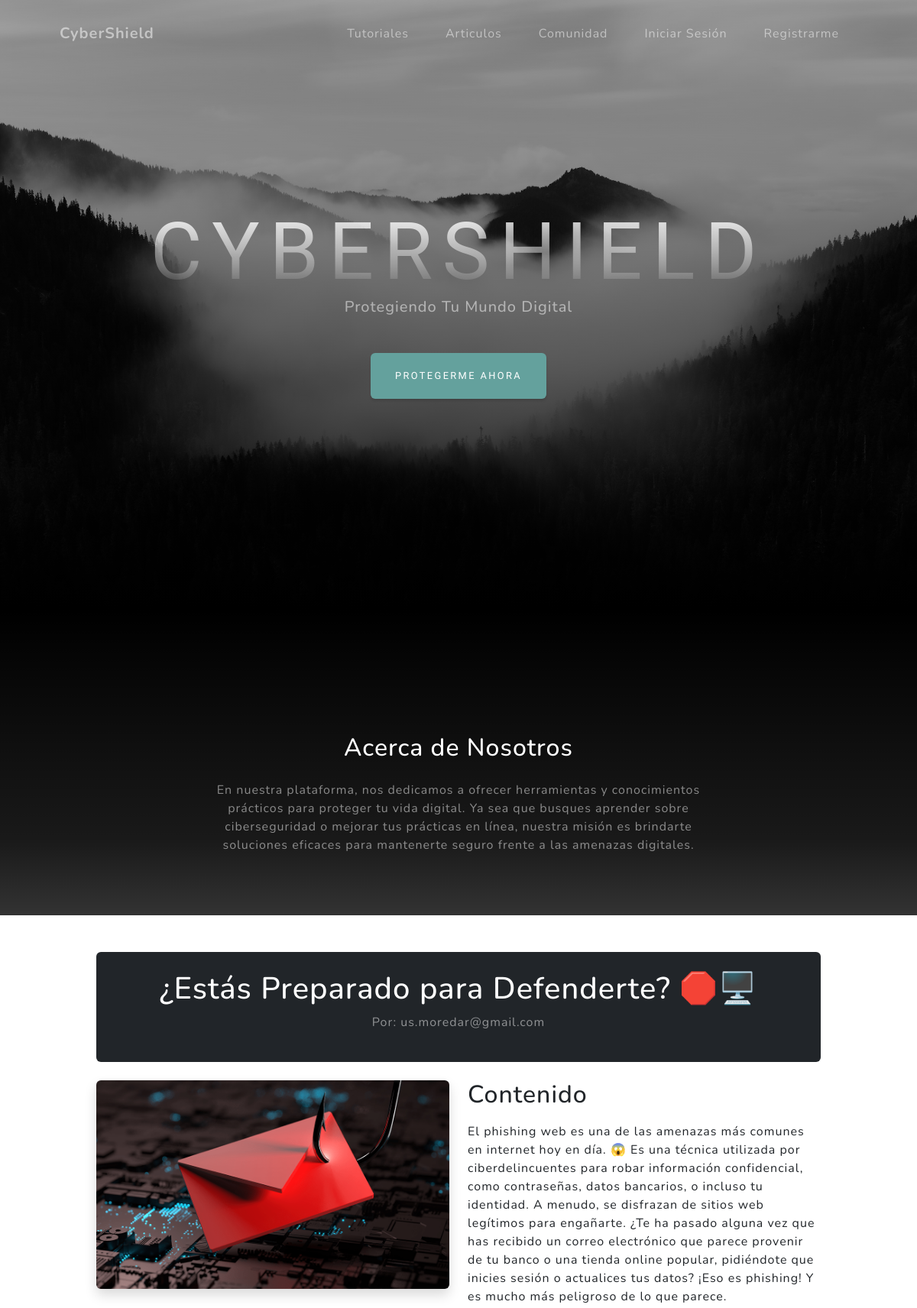
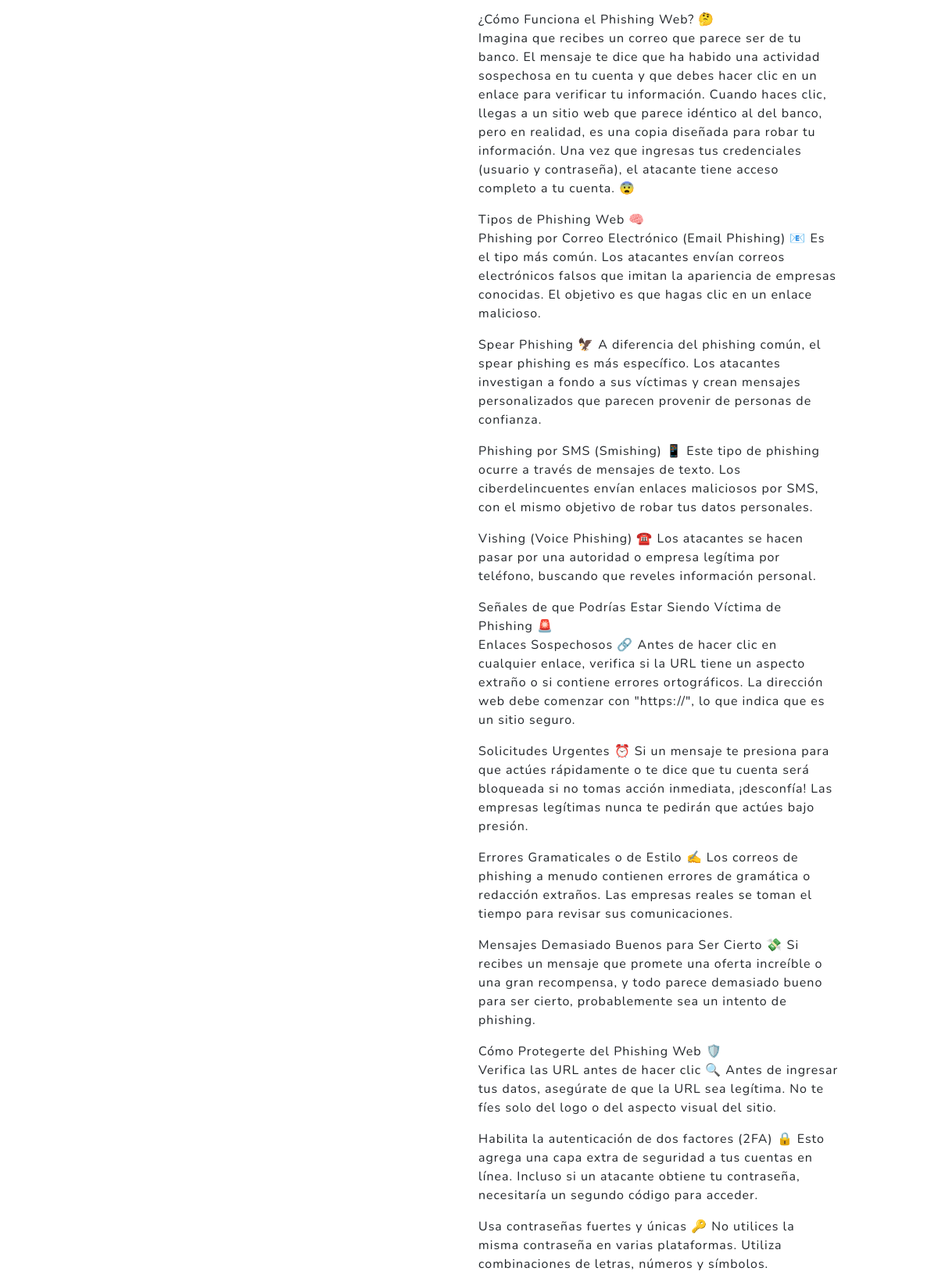
The page /articulos/5/ (upper part) on the database its author committed (2 pictures, top to bottom).
### AppGero/models.py (models this page shows, shortened)
class Articulo(models.Model):
    titulo = models.CharField(max_length=200)
    contenido = models.TextField()
    autor = models.ForeignKey(User, on_delete=models.CASCADE)
    imagen = models.ImageField(upload_to='articulos/', null=True, blank=True)

### AppGero/views.py (the view)
# urls.py: path('articulos/<int:id>/', views.detalleArticulo, name='detalle_articulo'),  # Ruta para ver el detalle del artículo
def detalleArticulo(request, id):
    articulo = Articulo.objects.get(id=id)
    comentarios = articulo.comentarios.all()
    if request.method == "POST":
        form = ComentarioForm(request.POST)
        if form.is_valid():
            comentario = form.save(commit=False)
            comentario.articulo = articulo
            comentario.autor = request.user
            comentario.save()
            return redirect('detalle_articulo', id=articulo.id)
    else:
        form = ComentarioForm()
    return render(request, "appgero/leerArticulos.html", {
        'articulo': articulo,
        'comentarios': comentarios,
        'form': form
    })

### AppGero/templates/appgero/leerArticulos.html (shortened to what this page needs)
{% extends 'AppGero/padre.html' %}
{% block content %}
<div class="container px-4 px-lg-5 py-5">
    <header class="mb-4 bg-dark p-4 rounded text-center">
        <h1 class="text-white">{{ articulo.titulo }}</h1>
        <p class="text-white-50">Por: {{ articulo.autor.email }}</p>
    </header>
    <main class="row">
        <div class="col-md-6">
            {% if articulo.imagen %}
            <div class="text-center mb-4">
                <img src="{{ articulo.imagen.url }}" alt="Imagen del artículo" class="img-fluid rounded shadow" style="max-width: 100%; height: auto; max-height: 300px;">
            </div>
            {% endif %}
        </div>
        <div class="col-md-6">
            <h2 class="text-dark mb-3">Contenido</h2>
            <p class="text-dark">{{ articulo.contenido|linebreaks }}</p>
        </div>
    </main>
</div>
{% endblock %}

### rows shown on the page
Articulo: titulo "¿Estás Preparado para Defenderte? 🛑🖥️", autor.email "us.moredar@gmail.com", imagen (picture), contenido "El phishing web es una de las amenazas más comunes en internet hoy en día. 😱 Es una técnica utilizada por ciberdelincuentes para robar información confidencial, como contraseñas, datos bancarios, o incluso tu identidad. A menudo, se disfrazan de sitios web legítimos para engañarte. ¿Te ha pasado alguna vez que has recibido un correo electrónico que parece provenir de tu banco o una tienda online popular, pidiéndote que inicies sesión o actualices tus datos? ¡Eso es phishing! Y es mucho más peligroso de lo que parece. ¿Cómo Funciona el Phishing Web? 🤔 Imagina que recibes un correo que parece ser de tu banco. El mensaje te dice que ha habido una actividad sospechosa en tu cuenta y que debes…"
